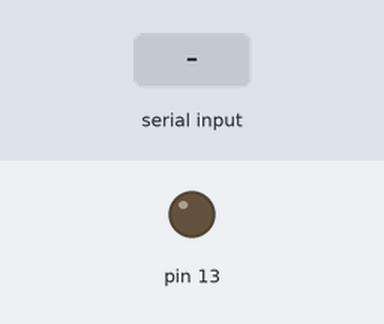
Recording of a sketch running on a simulated Arduino Uno, built with avr-gcc and run on an emulated ATmega328P. Shown: output pins drawn as LEDs (lit = HIGH). The test bench sets the inputs (shaded band).

Above: at 1.2 s.
1.3 s: "a" received over the second serial link
At 2.0 s:
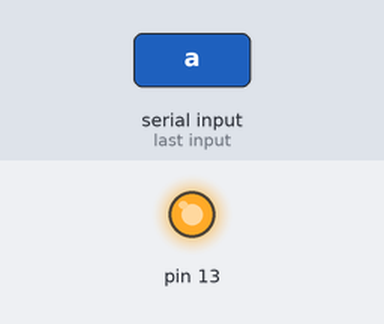
2.8 s: "b" received over the second serial link
At 3.1 s:
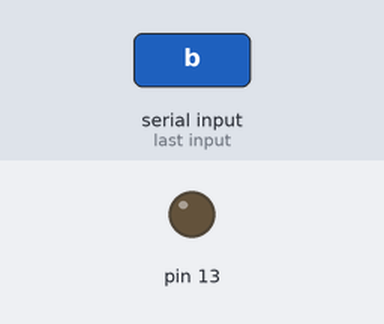
Timing chart, 0 to 5.8 s (numbered marks = the images above; inputs shaded):
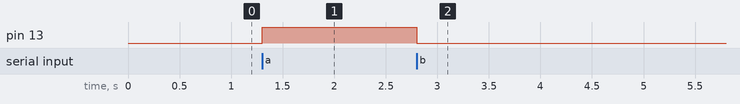

The sketch:

SampleBlutoothLED.ino
```cpp
// lozenia64
// https://blog.naver.com/ljy9378/221355591869
// Sample source cod for Arduino

// 블루투스 모듈 사용
// 블루투스 모듈 디지털 4,5번 핀 사용

#include <SoftwareSerial.h>
SoftwareSerial btSerial(5,4);
void setup() {
  btSerial.begin(9600);
  pinMode(13,OUTPUT);
}
void loop() {
  if (btSerial.available()){
    char bt = btSerial.read();
	//블루투스로 'a'를 받으면 LED on, 'b'를 받으면 LED off
    if(bt == 'a') digitalWrite(13,HIGH);
    if(bt == 'b') digitalWrite(13,LOW);
  }
}
```

Measured:
- after the input at 1.3 s, pin 13: LOW → HIGH at once
- after the input at 2.8 s, pin 13: HIGH → LOW at once
